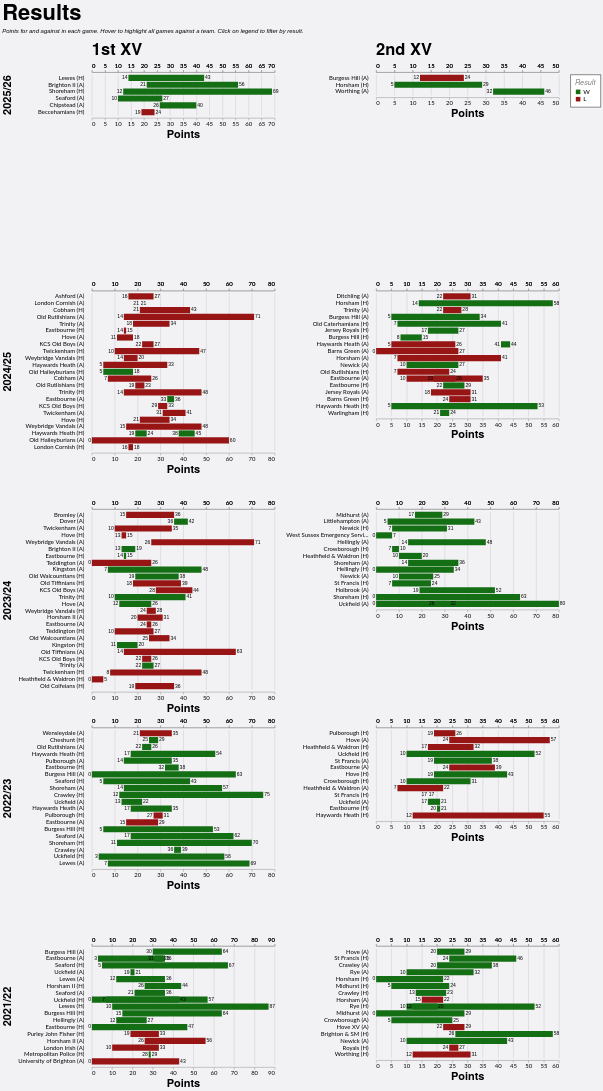

This figure's Vega-Lite source:
### Vega-Lite specification from a JSON file in a GitHub repository (floating-point values rounded to 4 significant figures; data arrays with more than 128 entries replaced by an {"elided": "..."} marker saying what was removed)
{"config": {"axis": {"labelFont": "Lato, sans-serif", "titleFont": "PT Sans Narrow, Helvetica Neue, Helvetica, Arial, sans-serif", "labelFontSize": 13, "titleFontSize": 24, "gridColor": "#202947", "gridOpacity": 0.2}, "header": {"labelFont": "PT Sans Narrow, Helvetica Neue, Helvetica, Arial, sans-serif", "titleFont": "PT Sans Narrow, Helvetica Neue, Helvetica, Arial, sans-serif", "labelFontSize": 24, "titleFontSize": 28, "labelFontWeight": "bold", "orient": "left"}, "legend": {"labelFont": "Lato, sans-serif", "titleFont": "PT Sans Narrow, Helvetica Neue, Helvetica, Arial, sans-serif", "labelFontSize": 14, "titleFontSize": 16, "titlePadding": 5, "fillColor": "white", "strokeColor": "black", "padding": 10, "titleFontWeight": "lighter", "titleFontStyle": "italic", "titleColor": "gray", "offset": 10}, "title": {"font": "PT Sans Narrow, Helvetica Neue, Helvetica, Arial, sans-serif", "fontSize": 48, "fontWeight": "bold", "anchor": "start", "align": "center", "titlePadding": 20, "subtitlePadding": 10, "subtitleFontSize": 13, "subtitleColor": "", "subtitleFontStyle": "italic", "offset": 15, "color": "black"}, "axisX": {"labelAngle": 0}, "facet": {"title": null, "header": null, "align": {"row": "each", "column": "each"}}, "resolve": {"scale": {"y": "independent", "facet": "independent"}}, "background": "#f2f1f4", "view": {"strokeWidth": 0}}, "data": {"name": "data-128c5c35bc1080d5e60551bf3d61fe4b"}, "facet": {"column": {"field": "squad", "header": {"labelAnchor": "start", "labelExpr": "datum.value + ' XV'", "labelFontSize": 36, "title": null}, "title": null, "type": "nominal"}, "row": {"field": "season", "sort": {"field": "season", "order": "descending"}, "title": null, "type": "nominal"}}, "spec": {"layer": [{"mark": {"type": "bar"}, "encoding": {"color": {"field": "result", "legend": {"orient": "right", "title": "Result", "titleOrient": "top"}, "scale": {"domain": ["W", "L"], "range": ["#146f14", "#981515"]}, "type": "nominal"}, "detail": {"field": "game_id", "type": "nominal"}, "opacity": {"condition": {"param": "param_4", "value": 1.0, "empty": true}, "value": 0.2}, "x": {"axis": {"offset": 5, "orient": "bottom"}, "field": "pf", "title": "Points", "type": "quantitative"}, "x2": {"field": "pa"}, "y": {"axis": {"domain": false, "grid": false, "offset": 15, "ticks": false, "title": null}, "field": "game_label", "sort": {"field": "date", "order": "descending"}, "title": null, "type": "nominal"}}, "name": "view_2"}, {"mark": {"type": "text", "align": "right", "dx": -2, "dy": 0}, "encoding": {"color": {"value": "black"}, "detail": {"field": "game_id", "type": "nominal"}, "opacity": {"condition": {"param": "param_4", "value": 1.0, "empty": true}, "value": 0.2}, "text": {"field": "loser", "type": "nominal"}, "x": {"axis": {"offset": 5, "orient": "top"}, "field": "loser", "title": null, "type": "quantitative"}, "y": {"axis": {"domain": false, "grid": false, "offset": 15, "ticks": false, "title": null}, "field": "game_label", "sort": {"field": "date", "order": "descending"}, "title": null, "type": "nominal"}}}, {"mark": {"type": "text", "align": "left", "dx": 2, "dy": 0}, "encoding": {"color": {"value": "black"}, "detail": {"field": "game_id", "type": "nominal"}, "opacity": {"condition": {"param": "param_4", "value": 1.0, "empty": true}, "value": 0.2}, "text": {"field": "winner", "type": "nominal"}, "x": {"axis": {"offset": 5, "orient": "top"}, "field": "winner", "title": null, "type": "quantitative"}, "y": {"axis": {"domain": false, "grid": false, "offset": 15, "ticks": false, "title": null}, "field": "game_label", "sort": {"field": "date", "order": "descending"}, "title": null, "type": "nominal"}}}], "height": {"step": 15}, "transform": [{"filter": {"param": "param_5"}}], "width": 400}, "params": [{"name": "param_4", "select": {"type": "point", "clear": "mouseout", "fields": ["opposition"], "on": "hover"}, "views": ["view_2"]}, {"name": "param_5", "select": {"type": "point", "fields": ["result"]}, "bind": "legend", "views": ["view_2"]}], "resolve": {"scale": {"x": "independent", "y": "independent"}}, "spacing": 10, "title": {"text": "Results", "subtitle": "Points for and against in each game. Hover to highlight all games against a team. Click on legend to filter by result."}, "$schema": "https://vega.github.io/schema/vega-lite/v5.20.1.json", "datasets": {"data-128c5c35bc1080d5e60551bf3d61fe4b": {"elided": "163 records"}}}
